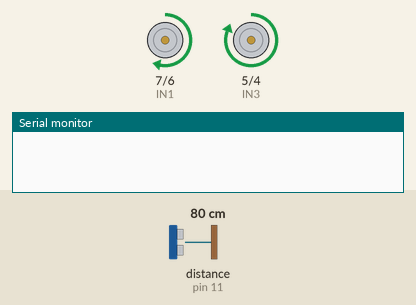
Recording of a sketch running on a simulated Arduino Uno, built with avr-gcc and run on an emulated ATmega328P. Shown: motor-driver pin pairs drawn as motors (green arrow = first pin HIGH = forward, orange = second pin HIGH = backward, longer = more drive, scaled by the enable pin), the last lines printed to the serial monitor. Wiring (inferred from the names in the program): ultrasonic range finder: trigger pin 10; echo pin 11. Inputs (shaded band) come from the test bench; at power-on: distance to the obstacle (sensor on pin 11) 80 cm. The echo pulse lasts 58.3 µs per cm.

Above: at 1.2 s.
1.3 s: distance to the obstacle (sensor on pin 11) set to 24 cm
2.8 s: distance to the obstacle (sensor on pin 11) set to 20 cm
At 3.6 s:
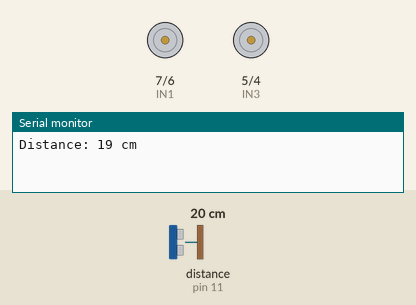
5.8 s: distance to the obstacle (sensor on pin 11) set to 35 cm
At 6.8 s:
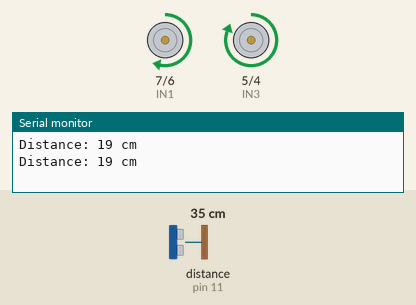
7.3 s: distance to the obstacle (sensor on pin 11) set to 2 cm
At 9.6 s:
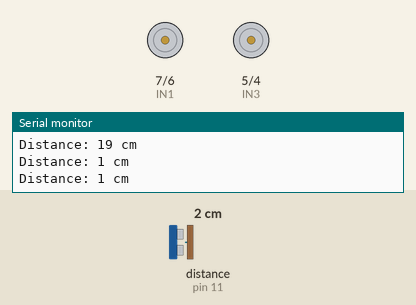
Timing chart, 0 to 11.3 s (numbered marks = the images above; inputs shaded):
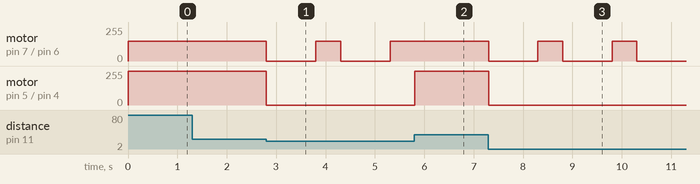

Measured:
- the behaviour switches between 22 and 21 cm on distance to the obstacle (sensor on pin 11) (found by bisection; images 0 and 1)
- after the input at 1.3 s, every drawn part: stays the same
- after the input at 2.8 s, motor on pin 7 (IN1) / pin 6 (IN2): alternates forward 150/255 for 0.50 s and stopped for 1.0 s, starting at once; motor on pin 5 (IN3) / pin 4 (IN4): forward 255/255 → stopped at once
- after the input at 5.8 s, motor on pin 7 (IN1) / pin 6 (IN2): stays forward 150/255 (without the input it goes to stopped after 0.01 s); motor on pin 5 (IN3) / pin 4 (IN4): stopped → forward 255/255 at once
- after the input at 7.3 s, motor on pin 7 (IN1) / pin 6 (IN2): alternates forward 150/255 for 0.50 s and stopped for 1.0 s, starting at once; motor on pin 5 (IN3) / pin 4 (IN4): forward 255/255 → stopped at once

The sketch:

Obstacle_Detection_car.ino
```cpp
#define ENA 9
#define ENB 8
#define IN1 7
#define IN2 6
#define IN3 5
#define IN4 4
#define TRIG_PIN 10
#define ECHO_PIN 11
#define BT_RX 0 // Assuming BT_RX and BT_TX are for Bluetooth module, often pins 0 and 1
#define BT_TX 1 // If not, please adjust these pin definitions

void setup() {
  Serial.begin(9600);
  pinMode(ENA, OUTPUT);
  pinMode(ENB, OUTPUT);
  pinMode(IN1, OUTPUT);
  pinMode(IN2, OUTPUT);
  pinMode(IN3, OUTPUT);
  pinMode(IN4, OUTPUT);
  pinMode(TRIG_PIN, OUTPUT);
  pinMode(ECHO_PIN, INPUT);
}

void loop() {
  float distance = getDistance();

  if (distance > 20) {
    moveForward();
  } else {
    stopCar();
    delay(500);
    turnRight(); // Assuming turnRight() is the desired action here
    delay(500);
  }
}

int getDistance() {
  digitalWrite(TRIG_PIN, LOW);
  delayMicroseconds(2);
  digitalWrite(TRIG_PIN, HIGH);
  delayMicroseconds(10);
  digitalWrite(TRIG_PIN, LOW);
  long duration = pulseIn(ECHO_PIN, HIGH);
  int distance = duration * 0.034 / 2;
  return distance;
}

void moveForward() {
  digitalWrite(IN1, HIGH);
  digitalWrite(IN2, LOW);
  digitalWrite(IN3, HIGH);
  digitalWrite(IN4, LOW);
  analogWrite(ENA, 150); // Speed for motor A
  analogWrite(ENB, 150); // Speed for motor B
}

void turnRight() {
  digitalWrite(IN1, HIGH);
  digitalWrite(IN2, LOW);
  digitalWrite(IN3, LOW); // One side goes backward or stops to turn
  digitalWrite(IN4, HIGH);
  analogWrite(ENA, 150);
  analogWrite(ENB, 100); // Adjust speeds for turning
}

void stopCar() {
  digitalWrite(IN1, LOW);
  digitalWrite(IN2, LOW);
  digitalWrite(IN3, LOW);
  digitalWrite(IN4, LOW);

  int distance = getDistance();
  Serial.print("Distance: ");
  Serial.print(distance);
  Serial.println(" cm");
  delay(500);
}
```
